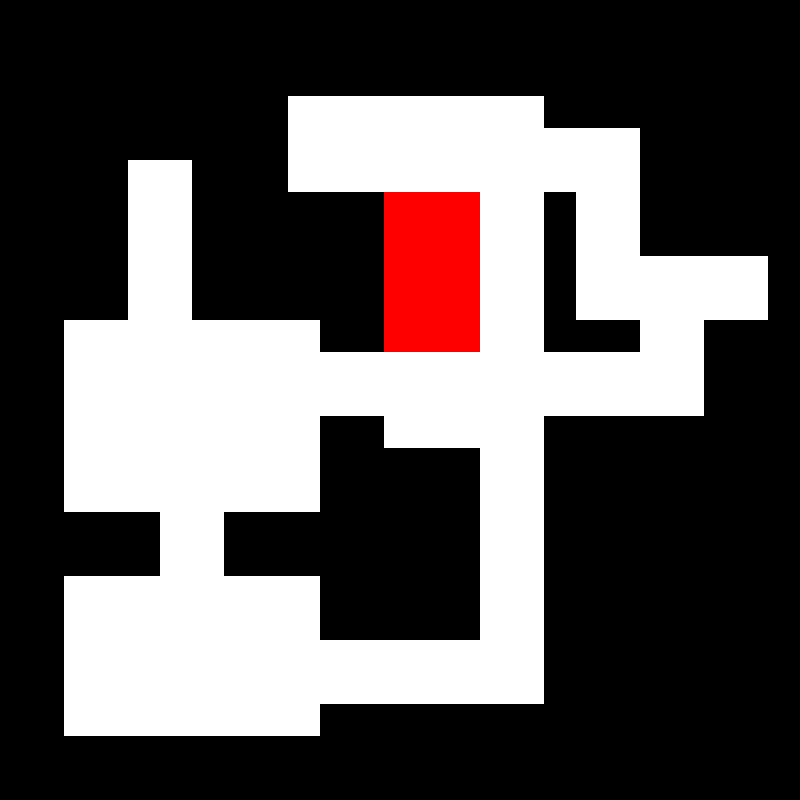

A level layout from a 2D game, rendered from its tile map. Below: a short description, then the map file with tile-grid data replaced by summaries:
An orthogonal 25x25 tile map with 32x32 px tiles, 1 tile layer (Collisions), 2 hidden layers not drawn and 11 objects.

<map version="1.0" tiledversion="2017.07.26" orientation="orthogonal" renderorder="right-down" width="25" height="25" tilewidth="32" tileheight="32" nextobjectid="50">
 <tileset firstgid="1" source="TileSet.tsx" />
 <layer name="Collisions" width="25" height="25">
  <data>[625 cells, 625 non-empty, 3 distinct tile ids]</data>
 </layer>
 <layer name="Tiles-1" width="25" height="25" visible="0">
  <data>[625 cells, 228 non-empty, 17 distinct tile ids]</data>
 </layer>
 <layer name="Tiles-2" width="25" height="25" visible="0">
  <data>[625 cells, 397 non-empty, 14 distinct tile ids]</data>
 </layer>
 <objectgroup name="Objetos">
  <object id="22" gid="237" x="321" y="160" width="32" height="32">
   <properties>
    <property name="nextlevel" type="int" value="1" />
   </properties>
  </object>
  <object id="24" gid="255" x="176" y="432" width="32" height="32" />
  <object id="26" gid="161" x="176" y="688" width="32" height="32" />
  <object id="30" gid="198" x="512" y="288" width="32" height="32">
   <properties>
    <property name="pattern" value="luld" />
    <property name="timer" type="float" value="10" />
   </properties>
  </object>
  <object id="31" gid="225" x="144" y="208" width="32" height="32">
   <properties>
    <property name="cordX" type="float" value="336" />
    <property name="cordY" type="float" value="368" />
    <property name="direction" type="int" value="0" />
    <property name="speed" type="float" value="5" />
    <property name="timer" type="float" value="1" />
   </properties>
  </object>
  <object id="34" gid="256" x="144" y="287" width="32" height="32" />
  <object id="38" gid="225" x="503" y="694" width="32" height="32">
   <properties>
    <property name="cordX" type="float" value="496" />
    <property name="cordY" type="float" value="560" />
    <property name="direction" type="int" value="1" />
    <property name="speed" type="float" value="5" />
    <property name="timer" type="float" value="1" />
   </properties>
  </object>
  <object id="40" gid="256" x="112" y="688" width="32" height="32" />
  <object id="42" gid="256" x="656" y="304" width="32" height="32" />
  <object id="47" gid="182" x="272" y="494" width="32" height="32">
   <properties>
    <property name="pattern" value="uldr" />
   </properties>
  </object>
  <object id="49" gid="214" x="96" y="413" width="32" height="32">
   <properties>
    <property name="pattern" value="ud" />
    <property name="timmer" type="float" value="5" />
   </properties>
  </object>
 </objectgroup>
</map>
